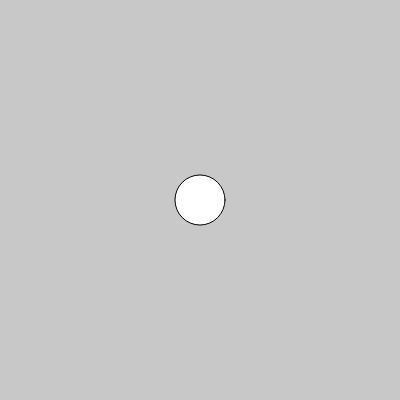
Frame 1 (no input)
Frame 60 (no input): identical to frame 1, image omitted
Frame 120 (the mouse pressed at the canvas centre since frame 60): identical to frame 1, image omitted

The p5.js sketch that drew this single still picture (run headless with seeded random() and noise() and a simulated clock; from frame 60 on, the mouse is pressed at the canvas centre):

// p5.js sketch
// ── sketch.js
function setup() {
  createCanvas(400, 400);
  
}

function draw() {
  background(200);
  if (mouseX<201){
    circle(200,200,50)
  }
else {
  rect(100,100,200,200)
}
}
